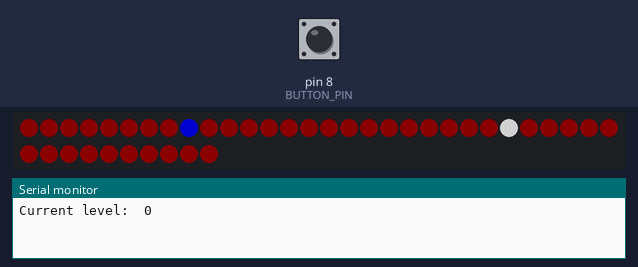
Simulated run of this sketch. Board: Arduino Uno, built with avr-gcc and run on an emulated ATmega328P. On the bench: 40 RGB LEDs in strip order, left to right, continuing on the next row, the last lines printed to the serial monitor. Inputs (shaded band) come from the test bench; at power-on: pin 8 (BUTTON_PIN) LOW. Dim RGB values are drawn brighter than linear; random numbers use the default seed unless the sketch sets one.

Above: at 1.25 s.
1.3 s: pin 8 (BUTTON_PIN) pulled HIGH for 0.15 s
2.0 s: pin 8 (BUTTON_PIN) pulled HIGH for 1 s
3.6 s: pin 8 (BUTTON_PIN) pulled HIGH for 1 s
5.2 s: pin 8 (BUTTON_PIN) pulled HIGH for 3.2 s
At 5.56 s:
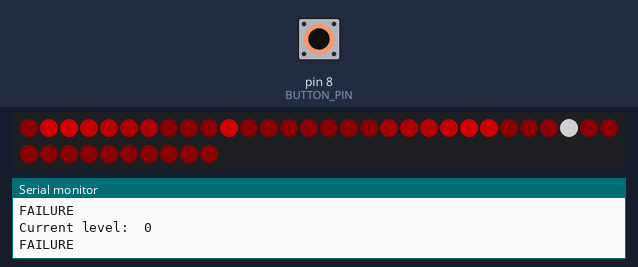
At 7.34 s:
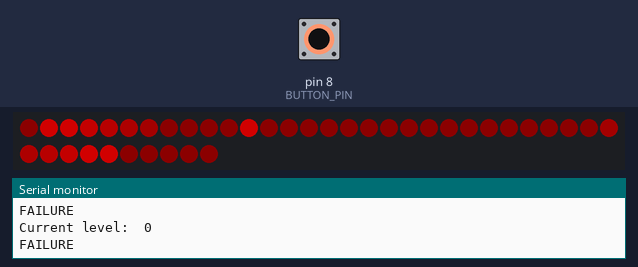
Timing chart, 0 to 8.8 s (numbered marks = the images above; inputs shaded):
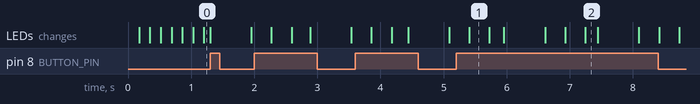

The sketch:

LightStopGameJT.ino
```cpp
// FastLED Setup
#include <FastLED.h>
#define NUM_LEDS 40
#define DATA_PIN 5
#define BUTTON_PIN 8
#define MOVINGSPOT CRGB(0,0,255);
CRGB leds[NUM_LEDS];

volatile boolean waitingForButton = true;
bool dotDirection = 1;
byte globalBright = 120; //The max brightness for the strip
byte levelSpeeds[] = {170,130,115,100,90,80,70,60,50,40,30,25,20,15,12,10,9,5,1};
byte numLevels = 20;
byte currentLevel = 0;
byte gameMode = 1;
byte stopPosition, originalGameMode, failureMode, currentHue;
byte dullValue = 80; //The brightness of the dull amount
int currentSpot;
unsigned long restTime, loopStart, restTimeout;

void setup() {
  //FastLED setup
  FastLED.addLeds<NEOPIXEL, DATA_PIN>(leds, NUM_LEDS);
	FastLED.setCorrection(TypicalLEDStrip);
	FastLED.setMaxPowerInVoltsAndMilliamps(5,400);
	FastLED.setBrightness(globalBright);


  //Initialize digital inputs/outputs
   pinMode(BUTTON_PIN,INPUT);

  //Start Serial port at 9600 baud rate
   Serial.begin(9600);

   /*Game mode
    1 = scroll across
    2 = bounce
    3 = unpredictable
   */
   gameMode = 3;

   /*Failure mode
    * 1 = go down by 1 level
    * 2 = reset to level 0
    */
   failureMode = 1;


   originalGameMode = gameMode;//Necessary for the unpredictable game mode
   randomSeed(analogRead(0));  //Make random things be more random
   fill_solid(leds,NUM_LEDS, CRGB::Black); //Turn off all the lights
}

void loop() {

  waitingForButton = true;
  //Set strip to a nice dull color in the color spectrum
  currentHue = map(currentLevel,0,numLevels,0,255);
  fill_solid(leds,NUM_LEDS,CHSV( currentHue, 255, dullValue));

  //Determine the stop position and set it to bright white
  byte testStopPosition = -1; //Temporary variable for comparing the newly generated value to the old one
  /*
   * Make sure it isn't within a few lights of either end of the string
   * Make sure it is a different number than before by at least 2 pixels
   */
  while(testStopPosition < 8 || (testStopPosition > (NUM_LEDS-7)) || testStopPosition == stopPosition || (testStopPosition<stopPosition+2 && testStopPosition > stopPosition-2))
  {
    testStopPosition = random(NUM_LEDS);
  }
  stopPosition = testStopPosition;
  leds[stopPosition] = CRGB(255,255,255);
  FastLED.show();

  Serial.print("Current level:  ");
  Serial.println(currentLevel);

  if(originalGameMode == 3) gameMode=random(1,3);

  //Run a single light down the strip until the button is pressed
  while(waitingForButton)
  {
    if(gameMode == 1)
      {currentSpot++;
      leds[currentSpot-1] = CHSV( currentHue, 255, dullValue); //Fill the previous spot with the dull color it should be
      if(currentSpot >= NUM_LEDS) currentSpot = 0;
      }
    else if (gameMode == 2)
      {if(dotDirection == 1) //Going from beginning of strip to end
        {currentSpot++;
        leds[currentSpot-1] = CHSV( currentHue, 255, dullValue);
        if(currentSpot >= NUM_LEDS) {
          currentSpot-=2;
          dotDirection = 0;
          }
        }
      else                  //Going from end of strip to beginning
        {currentSpot--;
        leds[currentSpot+1] = CHSV( currentHue, 255, dullValue);
        if(currentSpot <0) {
          currentSpot+=2;
          dotDirection = 1;
          }
        }
      }
    leds[currentSpot] = MOVINGSPOT; //Set it to whatever the moving spot should look like
    leds[stopPosition] = CRGB(255,255,255);//Set this back to the right color in case we overwrote it
    FastLED.show();

    //Delay a certain time based on level while also looking for a button press
    loopStart = millis();
    restTime = levelSpeeds[currentLevel]; //Change how long we're waiting based on the level
    bool buttonAnimate = true;
    bool buttonPressed = 0;
    restTimeout = 0;
    while(buttonAnimate)
    {
      restTimeout = millis() - loopStart;
      if(digitalRead(BUTTON_PIN)==1) //Check if the button was pressed
        { buttonPressed = 1;
          buttonAnimate = false;
        }
      if(restTimeout>=restTime)  break;
    }

    if(buttonPressed)
    {
      waitingForButton = false;
      bool correctSpot = false;
      if(currentSpot == stopPosition)   //Check if it was in the winning spot or not
        correctSpot = true;

      //WIN
      if(correctSpot)
      {
        Serial.println("Congrats!! You did the thing!!");
        leds[currentSpot] = CRGB(0,255,0);  //Set the spot you stopped on to green for good
        FastLED.show();
        delay(1000);
        if(currentLevel < numLevels-1) currentLevel++; //Increase current level
      }

      //LOSE
      else
      {
       Serial.println("FAILURE") ;
        leds[currentSpot] = CRGB(255,0,0);  //Set the spot you stopped to just red because bad
        FastLED.show();
        delay(650);
        explodeRed(); //Play a fun explode animation
        //Reset or reduce level
        if(failureMode == 1)
          if(currentLevel>0) currentLevel-=1;
        else if (failureMode == 2)
          currentLevel = 0;


      }
    }
    else //Button was not pressed
    {

    }
  }
}
```

LightFunctions.ino
```cpp
void fadeRed(int fadeTime) {
  unsigned long firstMillis = millis();
  while(millis() < firstMillis+fadeTime)
  {
  uint8_t fadeval = beatsin8(12,2,20);
  fadeToBlackBy(leds, NUM_LEDS, fadeval);
  leds[millis()/20%NUM_LEDS] = CHSV(0,255,255);
  FastLED.show();
  }
}

void explodeRed()
{

    //for(int i = currentSpot; i < NUM_LEDS; i++)

    int i = currentSpot+3;
    int j = currentSpot-3;
    while(i < NUM_LEDS || j > 0)
      {
        if(i < NUM_LEDS)
        {
          leds[i] = CRGB(255,0,0);
          if(i-6>currentSpot) {
            leds[i-2].fadeToBlackBy(64);
            leds[i-3].fadeToBlackBy(64);
            leds[i-4].fadeToBlackBy(64);
            leds[i-5].fadeToBlackBy(64);
            leds[i-6] = CHSV( currentHue, 255, dullValue);
          }
        }
        if(j > 0)
        {
          leds[j] = CRGB(255,0,0);
          if(j+6<currentSpot) {
            leds[j+2].fadeToBlackBy(64);
            leds[j+3].fadeToBlackBy(64);
            leds[j+4].fadeToBlackBy(64);
            leds[j+5].fadeToBlackBy(64);
            leds[j+6]= CHSV( currentHue, 255, dullValue);
          }
        }
      i++;
      j--;
      FastLED.show();
      delay(30);
    }


}
```
